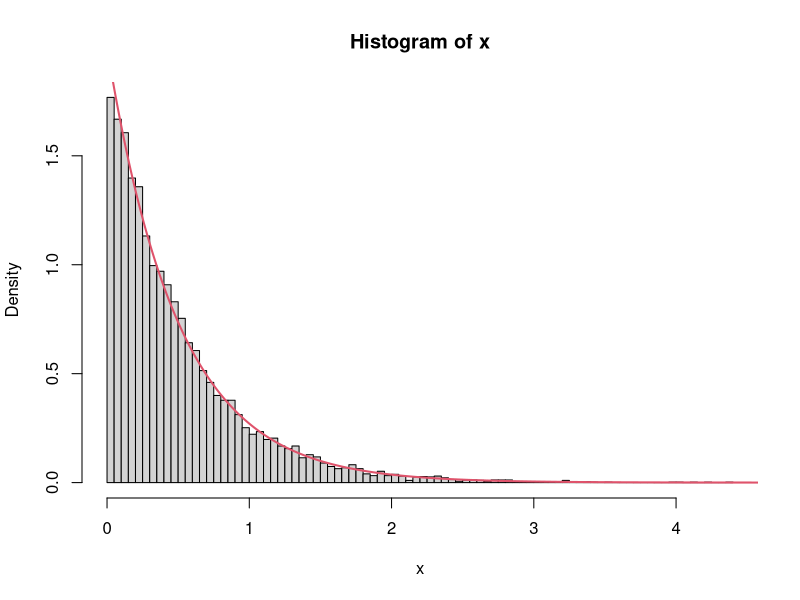
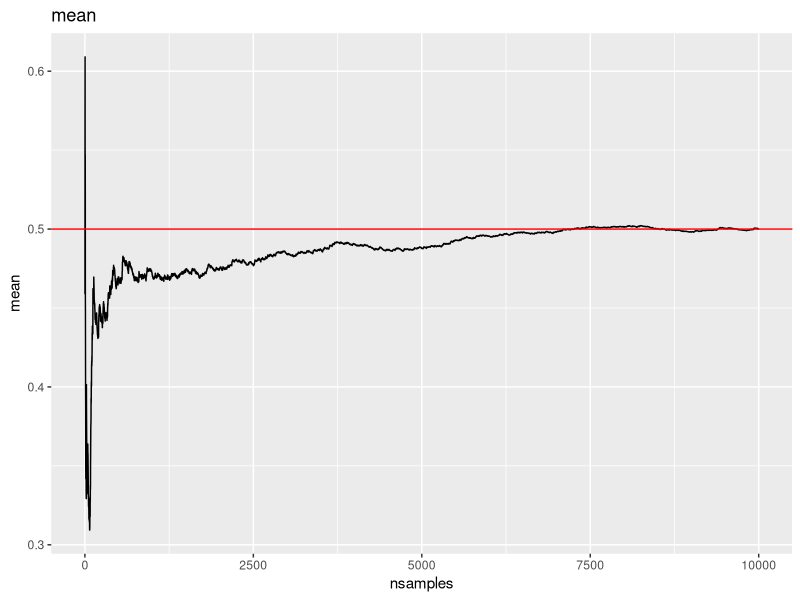
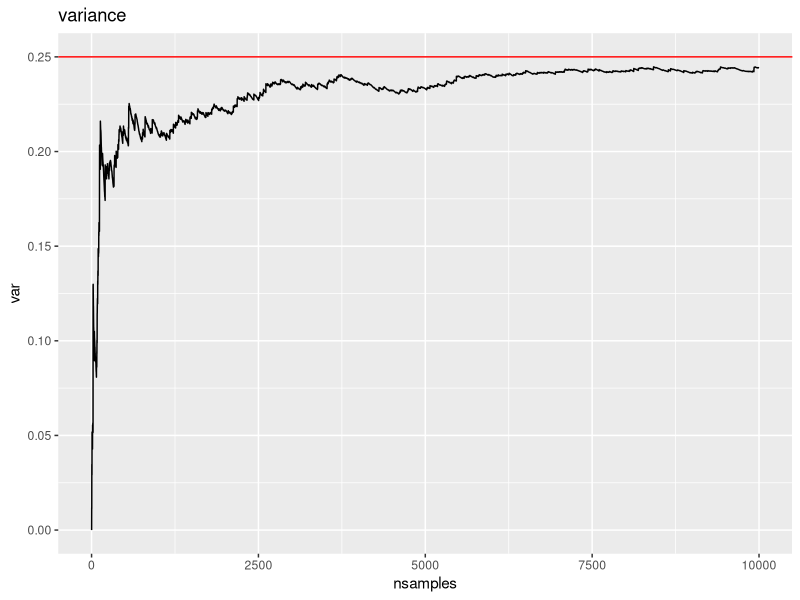
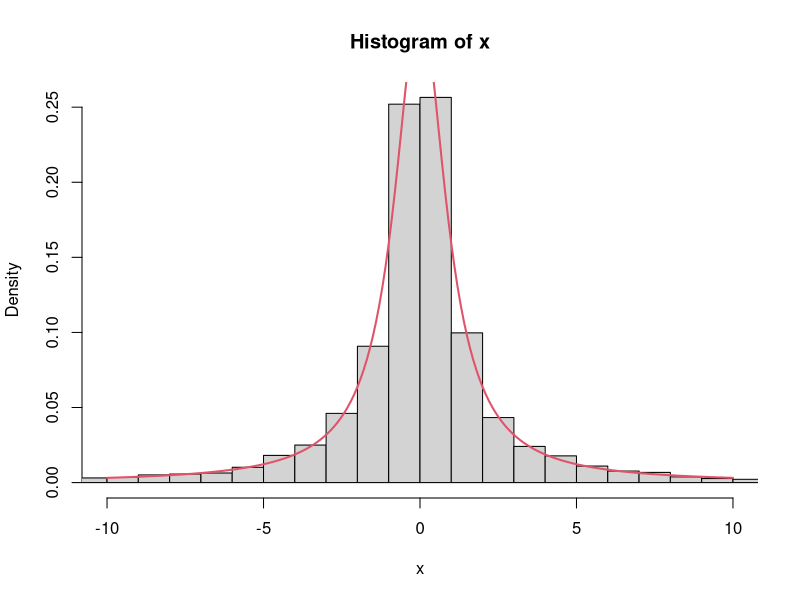
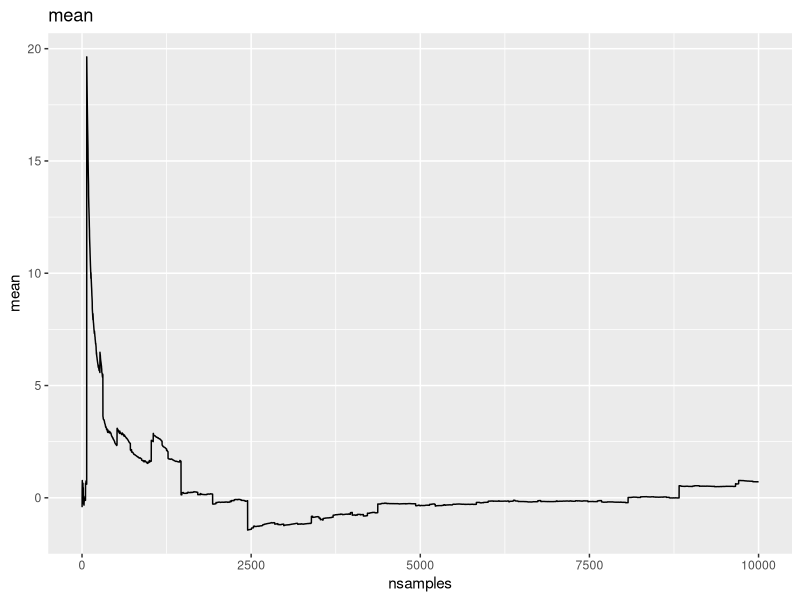
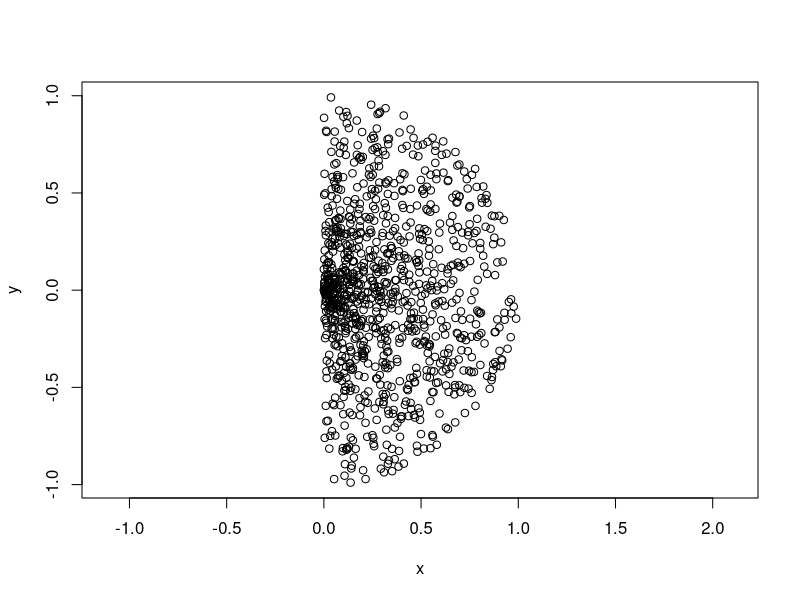
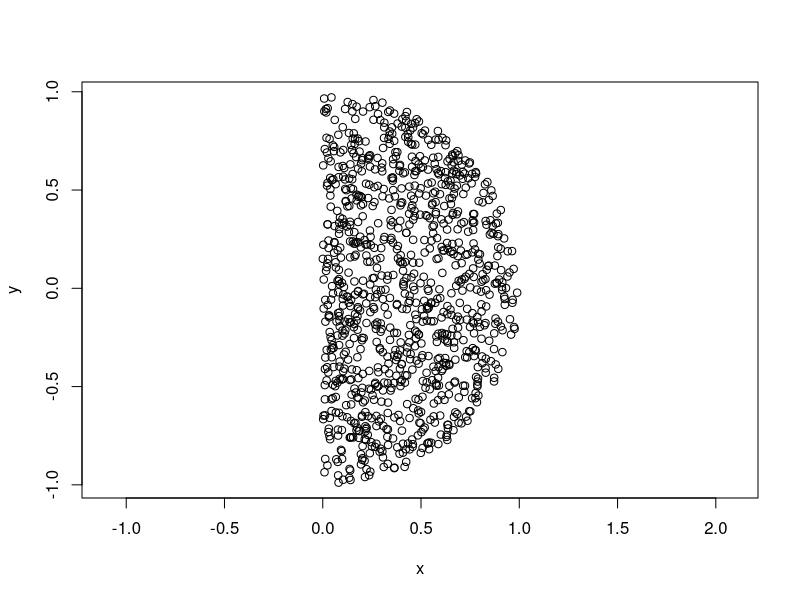

These charts were generated, in order, by the following R code:
library(tidyverse)
library(ggplot2)

nsamples = 10000
u = runif(nsamples)


## SIMULATE EXPONENTIAL VALUE
lambda  = 2
x = -1/lambda * log(u)

## check that it is correct


# compare densitity
hist(x, freq =F, n = 100)
lines(seq(0,5,0.01), dexp(seq(0,5,0.01,), rate = lambda), col = 2, lwd =2)

# compare known characteristics

# mean
data.frame(nsamples = 1:nsamples,
           mean = cumsum(x)/(1:nsamples)) %>%
  ggplot() + geom_line(aes(nsamples, mean)) +
  geom_hline(yintercept = 1/lambda, color = "red") +
  ggtitle("mean")
  
  # variance
  data.frame(nsamples = 1:nsamples,
             mean = cumsum(x)/(1:nsamples),
             mean2 = cumsum(x^2)/(1:nsamples)) %>%
    mutate(var = mean2-mean^2) %>%
    ggplot() + geom_line(aes(nsamples, var)) +
  geom_hline(yintercept = 1/lambda^2, color = "red") +
    ggtitle("variance")

  
  
## SIMULATE CAUCHY DISTRIBUTION
nsamples = 10000
u = runif(nsamples)
x = tan(pi*(u-0.5))

hist(x,freq = F, n = 10000, xlim = c(-10,10))
lines(seq(-10,10,0.1), dcauchy(seq(-10,10,0.1)), col = 2, lwd = 2)

data.frame(nsamples = 1:nsamples,
           mean = cumsum(x)/(1:nsamples)) %>%
  ggplot() + geom_line(aes(nsamples, mean))  +
  ggtitle("mean")



## SAMPLING FROM UNIT CIRCLE
nsamples = 1000
theta = runif(nsamples, -pi/2,pi/2)
u = runif(nsamples)

# solution 1

x = u*cos(theta)
y = u*sin(theta)
plot(x,y, asp = 1)

#solution 2
theta = runif(nsamples, -pi/2,pi/2)
u2 = runif(nsamples)
x = sqrt(u2)*cos(theta)
y = sqrt(u2)*sin(theta)
plot(x,y, asp = 1)
